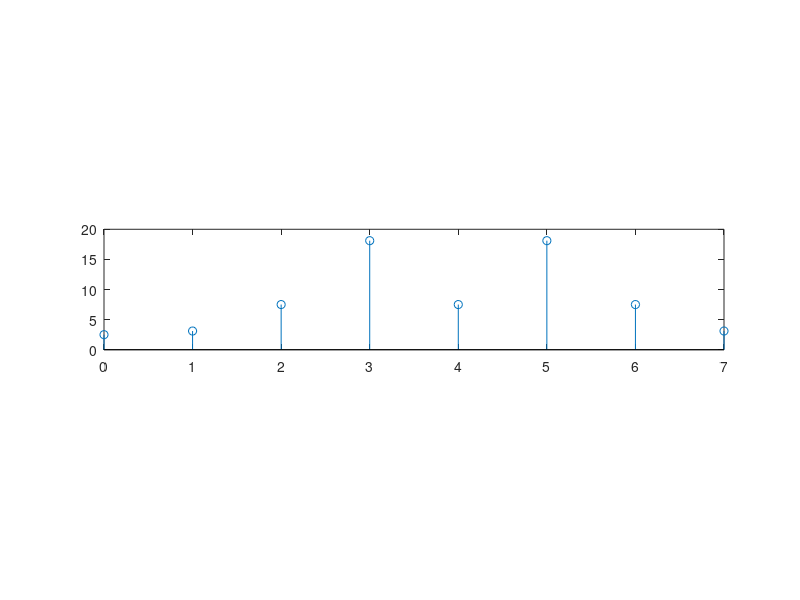

MATLAB code to generate this figure:
clc;
clear;
N=8;
fs = 750;
ts = 1/fs;

a=zeros(1,N);
b=zeros(1,N);
X=zeros(1,N);
X_angle=zeros(1,N);


n=0:N-1;
x2 = 5*sin(2*pi*1000/fs*n+pi/2);

for m=0:N-1
    for i=0:N-1
        a(m+1) = a(m+1) + x2(i+1)*cos(2*pi*i*m/N); 
        b(m+1) = b(m+1) - x2(i+1)*sin(2*pi*i*m/N); 
    end
    X(m+1) = sqrt(a(m+1)^2 + b(m+1)^2);
    X_angle(m+1) = atan(b(m+1)/a(m+1));
end

m=0:N-1;
title('Spectrum for Problem4');
subplot(3,1,2);
stem(m,X);